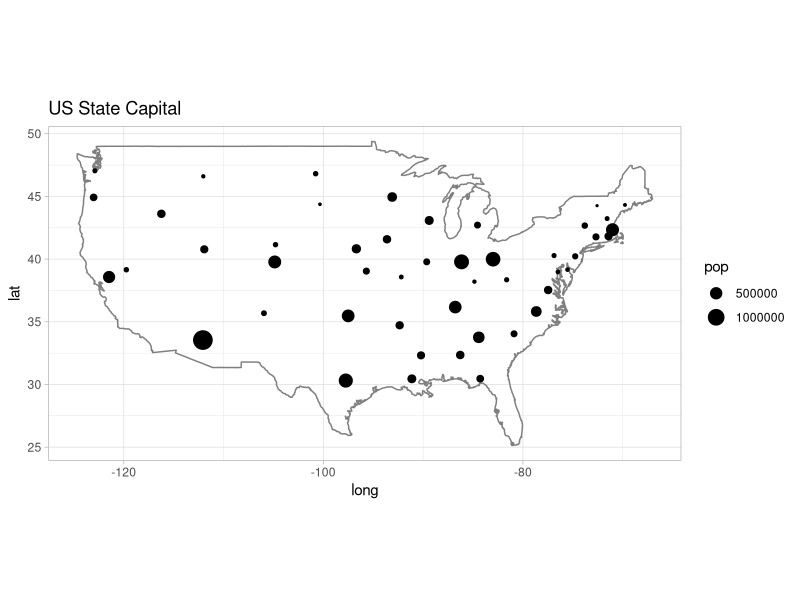
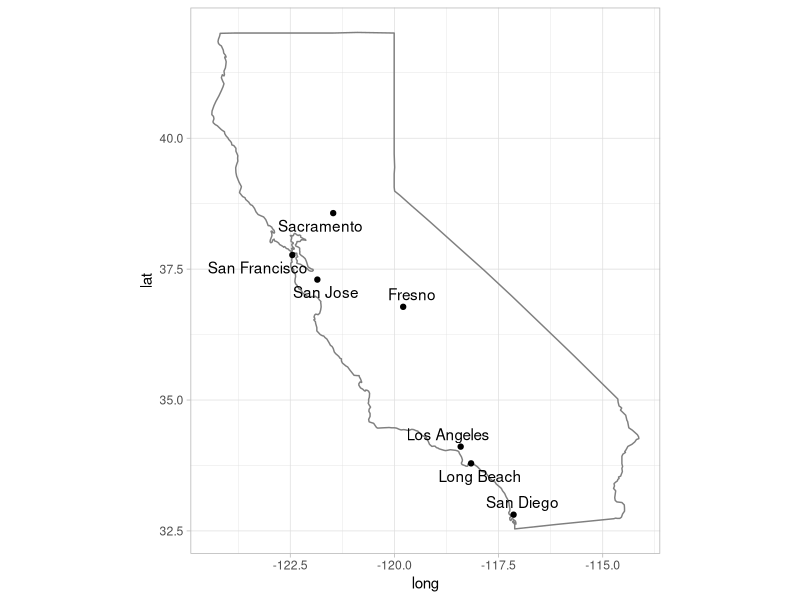
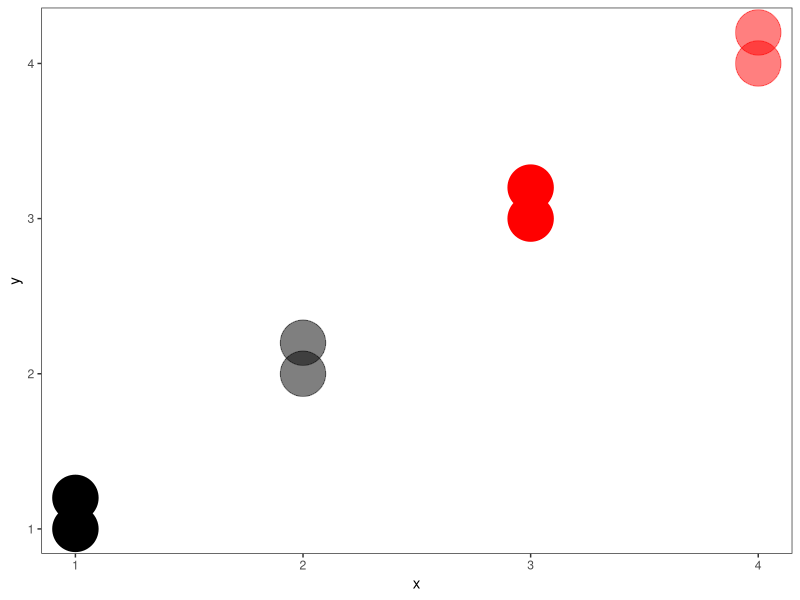

Reproduce these figures in R, in order. (Note: this script raises an error after producing the figures.)
## ---- chunk 1
knitr::opts_chunk$set(echo = TRUE)
## ---- chunk 2
library(tidyverse)
library(ggrepel)
library(maps)
theme_set(theme_light())
options(scipen = 999)
## ---- chunk 3
data("us.cities", package = "maps")
glimpse(us.cities)
## ---- chunk 4
usa_map <- map_data("usa")
data("usa", package = "maps")
capitals <- us.cities %>% filter(capital == 2, 
                                 !country.etc %in% c("HI", "AK"))

ggplot() + 
  geom_map(map = usa_map) +
  borders(database = "usa") +
  geom_point(data = capitals, aes(long, lat, size = pop)) + 
  scale_size_area() +
  coord_quickmap() +
  labs(title = "US State Capital")
## ---- chunk 5
ca_cities <- filter(us.cities, country.etc == "CA") %>% 
  arrange(desc(pop)) %>% 
  slice(1:7) %>% 
  mutate(name = str_replace_all(name, "CA", ""))

ggplot() + 
  geom_map(map = usa_map) +
  borders(database = "state", regions = "California") + 
  geom_point(data = ca_cities, aes(long, lat)) + 
  geom_text_repel(data = ca_cities, aes(long, lat, label = name)) + 
  coord_quickmap()
## ---- chunk 6
allcolors <- colors()
head(allcolors)
length(allcolors)

red <- rgb(red = 1, green = 0, blue = 0)
green <- rgb(red = 0, green = 1, blue = 0)
blue <- rgb(red = 0, green = 0, blue = 1)

black <- rgb(red = 0, green = 0, blue = 0)
white <- rgb(red = 1, green = 1, blue = 1)
## ---- chunk 7
ggplot(data = tibble(x = rep(1:4, each = 2), 
       y = x + rep(c(0, 0.2), times = 2), 
       color = rep(c("black", "red"), each = 4), 
       alpha = c(1, 1, .5, .5, 1, 1, .5, .5)),
       aes(x, y, color = color, alpha = alpha)) +
  geom_point(size = 15) + 
  scale_color_identity() + 
  scale_alpha_identity() +
  theme_bw() +
  theme(panel.grid = element_blank())
## ---- chunk 8
data("pres08", package = "qss")
df <- pres08 %>% 
  mutate(state_color = if_else(Obama > McCain, "blue", "red")) %>% 
  mutate(dem = Obama / (Obama + McCain), 
         rep = McCain / (Obama + McCain))

ggplot() + 
  geom_map(map = usa_map) +
  borders(database = "state", regions = "California", fill = "blue") +
  coord_quickmap() +
  theme_void()
  
cal_color <- filter(df, state == "CA") %>% {
    rgb(red = .$rep, green = 0, blue = .$dem)
}

ggplot() +
  borders(database = "state", regions = "California", fill = cal_color) +
  coord_quickmap() +
  theme_void()
## ---- chunk 9
map(database = "state") 
for (i  in 1:nrow(df)) {
    if ( (df$state[i] != "HI") & (df$state[i] != "AK") &
        (df$state[i] != "DC")) {
        maps::map(database = "state", 
            regions = df$state.name[i],
            col = ifelse(df$rep[i] > df$dem[i], "red", "blue"),
            fill = TRUE, 
            add = TRUE)
    }
}
## ---- chunk 10
map(database = "state") 
for (i  in 1:nrow(df)) {
    if ( (df$state[i] != "HI") & (df$state[i] != "AK") &
        (df$state[i] != "DC")) {
        ggplot + borders(database = "state", 
                                    regions = df$state.name[i], 
                                    fill =  ifelse(df$rep[i] > df$dem[i], "red", "blue")) + 
        coord_quickmap() + 
        theme_void()
    }
}
## ---- chunk 11
pres08_states <- map_data("state") %>% 
  left_join(mutate(df, state.name = str_to_lower(state.name)), by = c("region" = "state.name")) %>% 
  filter(!is.na(state_color)) %>% 
  mutate(party = ifelse(dem > rep, "dem", "rep"), 
         color = map2_chr(dem, rep, ~ rgb(blue = .x, red = .y, green = 0)))

ggplot(pres08_states) +
  geom_polygon(aes(long, lat, group = group, fill = party)) +
  coord_quickmap() +
  scale_fill_manual(values = c("dem" = "blue", "rep" = "red")) +
  theme_void()

ggplot(pres08_states) +
  geom_polygon(aes(long, lat, group = group, fill = color)) +
  coord_quickmap() +
  scale_fill_identity() +
  theme_void()

# A different, more clearly distinghishable approach
ggplot(pres08_states) +
  geom_polygon(aes(long, lat, group = group, fill = dem)) +
  coord_quickmap() +
  scale_fill_gradient2(low = "red", high = "blue", midpoint = .5) +
  theme_void()
## ---- chunk 12
data("walmart", package = "qss")

# We don't need to worry about colors since ggplot will handles that; 
ggplot() + 
  borders(database = "state") +
  geom_point(data = mutate(walmart, size = ifelse(type == "DistributionCenter", 2.5, 1)), 
             aes(long, lat, color = type, size = size), 
             alpha = .5) + 
  coord_quickmap() +
  scale_size_identity() +
  guides(color = guide_legend(override.aes = list(alpha = 1))) +
  labs(title = "National Distribution of Walmart") +
  theme_void()
## ---- chunk 13
walmart.map <- function (data, year) {
  walmart_map <- walmart %>% filter(opendate < make_date(year, 1, 1))
  ggplot() + 
    borders(database = "state") +
    geom_point(data = mutate(walmart_map, size = ifelse(type == "DistributionCenter", 2.5, 1)), 
             aes(long, lat, color = type, size = size), 
             alpha = .5) + 
  coord_quickmap() +
  scale_size_identity() +
  theme_void() +
  labs(color = "", 
       title = year)  
}

years <- c(1975, 1985, 1995, 2005)
walk(years, ~ print(walmart.map(walmart, .x)))

## ---- chunk 14
library(gganimate)

ggplot() +
    borders(database = "state") +
    geom_point(aes(x = long, y = lat,
                   colour = type,
                   fill = type),
               data = walmart) +
    coord_quickmap() +
    theme_void() + 
    labs(title = "Year: {frame_time}") +
    transition_time(year(opendate)) 
## ---- chunk 15
data("elections", package = "qss")
elections_joined <- map_data("county") %>% left_join(elections, by = c("subregion" = "county"))

# Begin with MA and AR and visualize the county-level outcome by coloring
# counties based on the two-party vote share. Use the county database in the
# maps package. The regions argument of the map function enables us to specify
# the state and county. The argument accepts a character vector, each entry of
# which has the syntax state, county. Provide a brief comment.
elections_filtered <- 
  elections_joined %>% 
  mutate(rep_share = rep / (rep + dem), 
         dem_share = dem / (rep + dem)) %>% 
  filter(year == 2008)

county_2008 <- function (x) {
  ggplot() +
  borders(database = "county", regions = as.character(x)) +
  geom_polygon(aes(long, lat, group = group, fill = dem_share), 
               data = filter(elections_filtered, region == as.character(x))) +
  scale_fill_gradient2(high = "blue", low = "red", midpoint = .5) +
  coord_quickmap() +
  theme_void() +
  ggtitle(str_to_title(as.character(x)))
}

two_states <- c("massachusetts", "arizona")
walk(two_states, ~ print(county_2008(.x)))

# subsetting all the states
states <- unique(elections_filtered$region)
walk(states, ~ print(county_2008_all(.x)))

# plotting the election results at county level
ggplot() +
  borders(database = "county") +
  geom_polygon(aes(long, lat, group = group, fill = dem_share), 
               data = filter(elections_filtered, region %in% states)) +
  scale_fill_gradient2(high = "blue", low = "red", midpoint = .5) +
  coord_quickmap() +
  theme_void() + 
  labs(title = "2008 county-level election results across the United States")
## ---- chunk 16
# In this exercise, we quantify the degree of partisan segregation for each
# state. We consider a state to be politically segregated if Democrats and
# Republicans tend to live in different counties. A common way to quantify the
# degree of residential segregation is to use the dissimilarity index given by.
# Using data on Democratic and Republican votes from the 2008 presidential
# election, calculate the dissimilarity index for each state. Which states are
# among the most (least) segregated according to this measure? Visualize the
# result as a map. Briefly comment on what you observe.

election_processed <- elections_filtered %>% 
  distinct(state, subregion, .keep_all = TRUE) %>% 
  select(state, subregion, everything()) %>% 
  select(-region) %>% 
  group_by(state) %>% 
  mutate(rep_total = sum(rep), 
         dem_total = sum(dem)) %>% 
  ungroup()

election_processed %>% 
  mutate(dis_index = sum(abs((dem / dem_total) - (rep / rep_total))) / 2)
  
dis_index <- function (county) {
  sum(abs(dem / dem_sum - rep / rep_sum)) / 2
}
